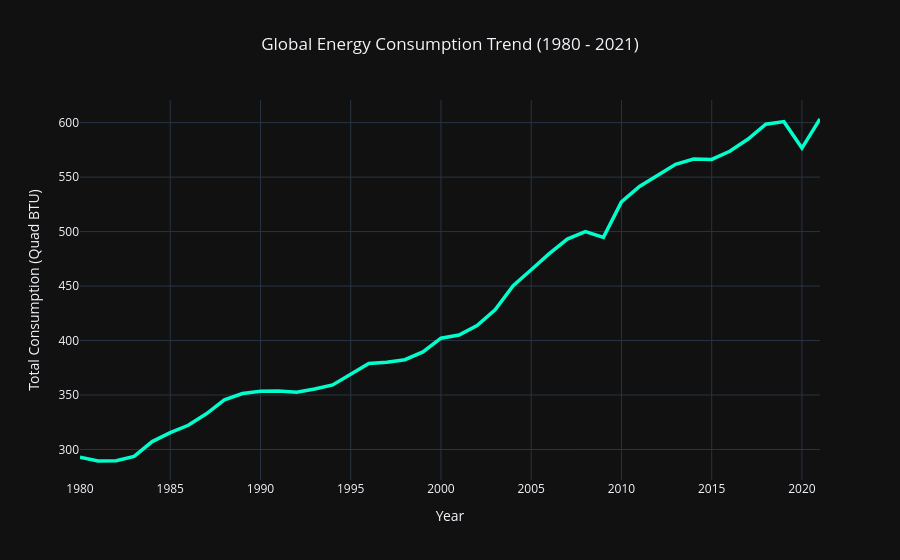

Write notebook code for a chart like this one.
### Code cell
#Global Energy Consumption Trend (1980 - 2021)
global_consumption = df[years].sum().reset_index()
global_consumption.columns = ['Year', 'Total_Energy']
global_consumption['Year'] = global_consumption['Year'].astype(int)

fig_line = px.line(global_consumption, x='Year', y='Total_Energy',
                    title='Global Energy Consumption Trend (1980 - 2021)',
                    labels={'Total_Energy': 'Total Consumption (Quad BTU)', 'Year': 'Year'},
                    template='plotly_dark')

fig_line.update_traces(line=dict(color='#00ffcc', width=3.5))
fig_line.update_layout(title_x=0.5)
fig_line.show()

### Figure 1 — Plotly figure (JSON) as saved in the notebook; plotly's stock layout.template omitted (floating-point values rounded to 4 significant figures)
{"data": [{"hovertemplate": "Year=%{x}<br>Total Consumption (Quad BTU)=%{y}<extra></extra>", "legendgroup": "", "line": {"color": "#00ffcc", "dash": "solid", "width": 3.5}, "marker": {"symbol": "circle"}, "mode": "lines", "name": "", "orientation": "v", "showlegend": false, "type": "scatter", "x": [1980, 1981, 1982, 1983, 1984, 1985, 1986, 1987, 1988, 1989, 1990, 1991, 1992, 1993, 1994, 1995, 1996, 1997, 1998, 1999, 2000, 2001, 2002, 2003, 2004, 2005, 2006, 2007, 2008, 2009, 2010, 2011, 2012, 2013, 2014, 2015, 2016, 2017, 2018, 2019, 2020, 2021], "xaxis": "x", "y": [292.9, 289.5, 289.7, 293.7, 307.3, 315.5, 322.2, 332.8, 345.6, 351.4, 353.4, 353.7, 352.6, 355.5, 359.3, 369.1, 379.0, 380.1, 382.4, 389.6, 402.1, 405.0, 413.8, 428.1, 450.3, 464.9, 479.7, 493.1, 499.9, 494.7, 527.3, 541.4, 551.8, 561.7, 566.6, 566.2, 573.7, 584.7, 598.5, 600.9, 576.6, 603.3], "yaxis": "y"}], "layout": {"legend": {"tracegroupgap": 0}, "title": {"text": "Global Energy Consumption Trend (1980 - 2021)", "x": 0.5}, "xaxis": {"anchor": "y", "domain": [0, 1], "title": {"text": "Year"}}, "yaxis": {"anchor": "x", "domain": [0, 1], "title": {"text": "Total Consumption (Quad BTU)"}}}}
